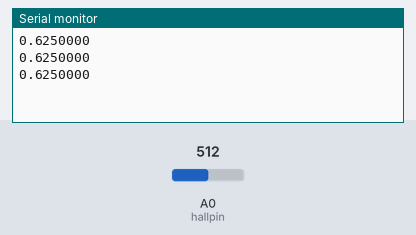
A sketch run on a simulated Arduino Uno, built with avr-gcc and run on an emulated ATmega328P. Shown: the last lines printed to the serial monitor. Inputs (shaded band) come from the test bench; at power-on: A0 (hallpin) = 512.

Above: at 1.3 s.
1.4 s: A0 (hallpin) set to 716
At 1.9 s:
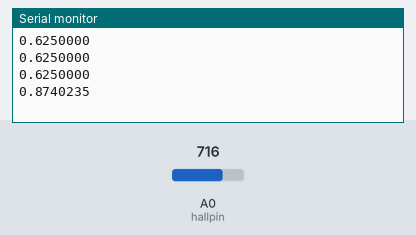
2.9 s: A0 (hallpin) set to 900
At 3.4 s:
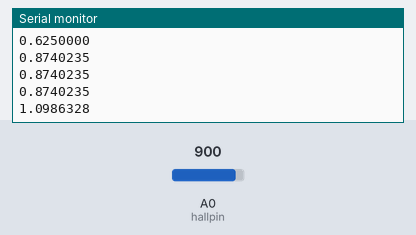
Timing chart, 0 to 5.9 s (numbered marks = the images above; inputs shaded):
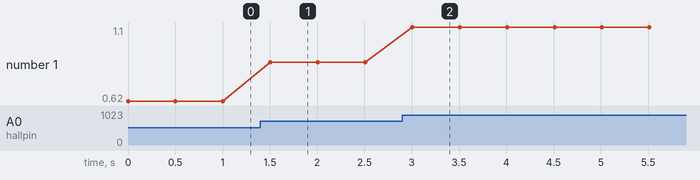

The sketch:

ky_024readout.ino
```cpp
/****************************************
**
** Author: Sebastian Kock
**
** Date: Apr. 12 2021
**
** Readout Code for KY-024 Hall Sensor:
*  Wiring: sensor -> arduino
*         D0 -> A0
*         + -> 5V
*         G -> GND
*         A0 -> -
*
* output in V (for comparability to other voltage measurement methods (e.g ADC1115)
*/

int hallpin = A0;
double value;

//conversion factor dependent on used voltege measurement
float conversion = 5.0 / 4096.0;

void setup() {
  // put your setup code here, to run once:
  Serial.begin(9600);
}

void loop() {
  value = double(analogRead(hallpin));
  value = value * conversion;
  Serial.println(value, 7);  // in V

  delay(500);
}
```

Measured:
- after the input at 1.4 s, the serial monitor: prints a new line after 0.10 s (image 1)
- after the input at 2.9 s, the serial monitor: prints a new line after 0.11 s (image 2)
- plotted number 1: 0.62 → 0.87 after the input at 1.4 s, 0.87 → 1.1 after the input at 2.9 s
